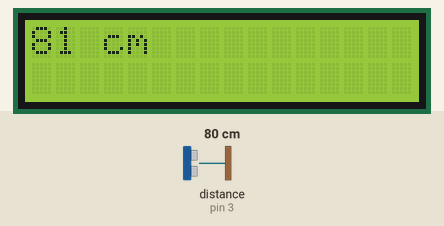
Simulated run of this sketch. Board: Teensy 3. Shown: 16×2 character LCD. The inputs (shaded band) are chosen by the test bench; at power-on: distance to the obstacle (sensor on pin 3) 80 cm. The echo pulse lasts 58.3 µs per cm; what the sketch prints to the serial monitor is not drawn.

Above: at 1.2 s.
1.3 s: distance to the obstacle (sensor on pin 3) set to 2 cm
At 2.1 s:
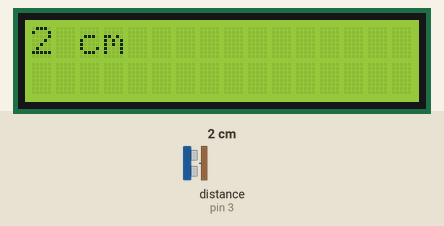
2.8 s: distance to the obstacle (sensor on pin 3) set to 4 cm
At 3.4 s:
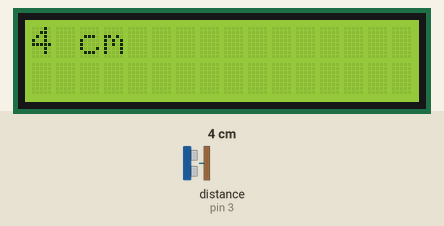
4.4 s: distance to the obstacle (sensor on pin 3) set to 9 cm
At 5.8 s:
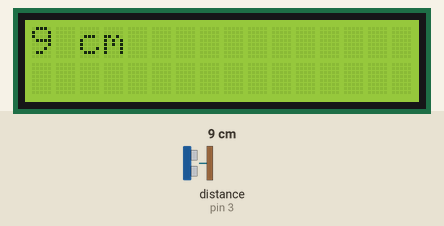
Timing chart, 0 to 7.4 s (numbered marks = the images above; inputs shaded):
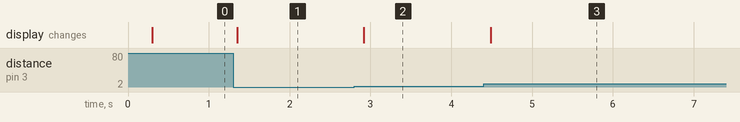

Measured:
- after the input at 1.3 s, the display: changes after 0.05 s (image 1)
- after the input at 2.8 s, the display: changes after 0.12 s (image 2)
- after the input at 4.4 s, the display: changes after 0.09 s (image 3)

The sketch:

Firmware.ino
```cpp
#include "Global.h"
#include <Wire.h>
#include <LiquidCrystal_PCF8574.h>

LiquidCrystal_PCF8574 lcd(0x27);  // set the LCD address to 0x27 for a 16 chars and 2 line display


/* This code sets up the essentials for your circuit to work. It runs first every time your circuit is powered with electricity. */
void setup() {
    // Setup Serial which is useful for debugging
    // Use the Serial Monitor to view printed messages
    Serial.begin(9600);
    Serial.println("start");
    // See http://playground.arduino.cc/Main/I2cScanner
  int error;
  Wire.begin();
  Wire.beginTransmission(0x27);
  error = Wire.endTransmission();
  Serial.print("Error: ");
  Serial.print(error);

  if (error == 0) {
    Serial.println(": LCD found.");

  } else {
    Serial.println(": LCD not found.");
  } // if

  lcd.begin(16, 2); // initialize the lcd
  lcd.setBacklight(255);

}

/* This code is the main logic of your circuit. It defines the interaction between the components you selected. After setup, it runs over and over again, in an eternal loop. */
void loop() {


    // Read distance measurment from UltraSonic sensor
    delay(100);          //A delay is neeed for correct functionality
    lcd.home(); lcd.clear();
    lcd.print(hcsr04.ping_cm());
    lcd.print(" cm");
    lcd.noBlink();
    lcd.noCursor();


}

/*This code is derived from code that was genereted by
circuito.io.
*/
/*******************************************************

*    Circuito.io is an automatic generator of schematics and code for off
*    the shelf hardware combinations.

*    Copyright (C) 2016 Roboplan Technologies Ltd.

*    This program is free software: you can redistribute it and/or modify
*    it under the terms of the GNU General Public License as published by
*    the Free Software Foundation, either version 3 of the License, or
*    (at your option) any later version.

*    This program is distributed in the hope that it will be useful,
*    but WITHOUT ANY WARRANTY; without even the implied warranty of
*    MERCHANTABILITY or FITNESS FOR A PARTICULAR PURPOSE.  See the
*    GNU General Public License for more details.

*    You should have received a copy of the GNU General Public License
*    along with this program.  If not, see <http://www.gnu.org/licenses/>.

*    In addition, and without limitation, to the disclaimers of warranties
*    stated above and in the GNU General Public License version 3 (or any
*    later version), Roboplan Technologies Ltd. ("Roboplan") offers this
*    program subject to the following warranty disclaimers and by using
*    this program you acknowledge and agree to the following:
*    THIS PROGRAM IS PROVIDED ON AN "AS IS" AND "AS AVAILABLE" BASIS, AND
*    WITHOUT WARRANTIES OF ANY KIND EITHER EXPRESS OR IMPLIED.  ROBOPLAN
*    HEREBY DISCLAIMS ALL WARRANTIES, EXPRESS OR IMPLIED, INCLUDING BUT
*    NOT LIMITED TO IMPLIED WARRANTIES OF MERCHANTABILITY, TITLE, FITNESS
*    FOR A PARTICULAR PURPOSE, NON-INFRINGEMENT, AND THOSE ARISING BY
*    STATUTE OR FROM A COURSE OF DEALING OR USAGE OF TRADE.
*    YOUR RELIANCE ON, OR USE OF THIS PROGRAM IS AT YOUR SOLE RISK.
*    ROBOPLAN DOES NOT GUARANTEE THAT THE PROGRAM WILL BE FREE OF, OR NOT
*    SUSCEPTIBLE TO, BUGS, SECURITY BREACHES, OR VIRUSES. ROBOPLAN DOES
*    NOT WARRANT THAT YOUR USE OF THE PROGRAM, INCLUDING PURSUANT TO
*    SCHEMATICS, INSTRUCTIONS OR RECOMMENDATIONS OF ROBOPLAN, WILL BE SAFE
*    FOR PERSONAL USE OR FOR PRODUCTION OR COMMERCIAL USE, WILL NOT
*    VIOLATE ANY THIRD PARTY RIGHTS, WILL PROVIDE THE INTENDED OR DESIRED
*    RESULTS, OR OPERATE AS YOU INTENDED OR AS MAY BE INDICATED BY ROBOPLAN.
*    YOU HEREBY WAIVE, AGREE NOT TO ASSERT AGAINST, AND RELEASE ROBOPLAN,
*    ITS LICENSORS AND AFFILIATES FROM, ANY CLAIMS IN CONNECTION WITH ANY OF
*    THE ABOVE.
********************************************************/
```

Global.cpp
```cpp
// (licence header left out)
#include "Global.h"
#include <Arduino.h>

NewPing hcsr04(HCSR04_PIN_TRIG,HCSR04_PIN_ECHO);
```

Global.h
```cpp
// (licence header left out)
#ifndef GLOBAL_H
#define GLOBAL_H

#include "Pins.h"
#include "NewPing.h"

extern NewPing hcsr04;

#endif //GLOBAL_H
```

Pins.h
```cpp
// (licence header left out)
#ifndef PINS_H
#define PINS_H

#define HCSR04_PIN_TRIG	2
#define HCSR04_PIN_ECHO	3

#endif //PINS_H
```
